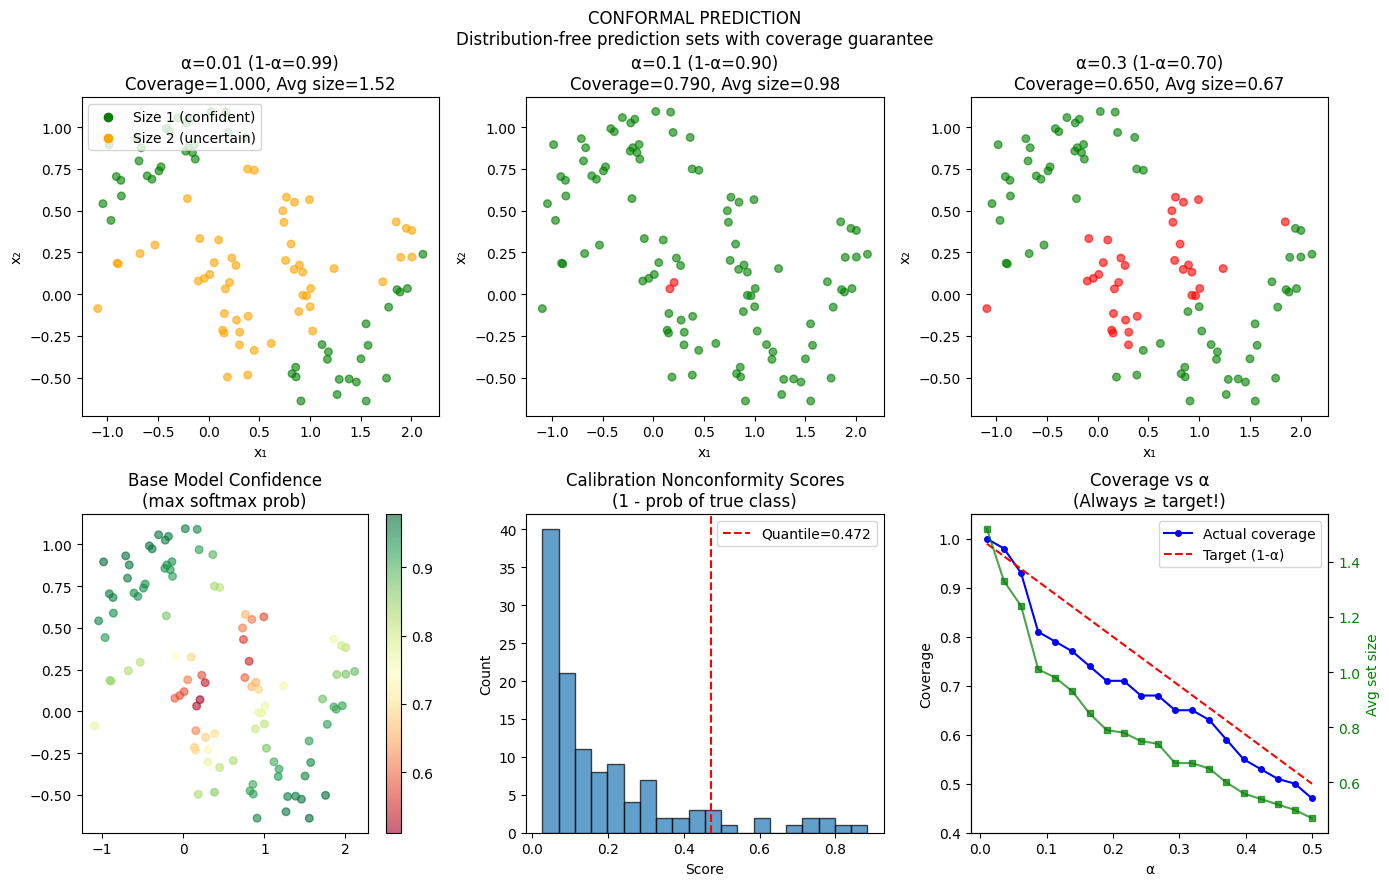

Write the Python code that produced this figure.
"""
CONFORMAL PREDICTION — Paradigm: UNCERTAINTY (Distribution-Free Prediction Sets)

===============================================================
WHAT IT IS (THE CORE IDEA)
===============================================================

Instead of predicting a single label, predict a SET of labels with
GUARANTEED coverage probability.

"With probability ≥ 1-α, the true label is in the prediction set."

This works for ANY model, with NO distributional assumptions!

===============================================================
THE KEY INSIGHT: NONCONFORMITY & QUANTILES
===============================================================

1. Define a "nonconformity score" s(x, y):
   How unusual is it to see label y for input x?
   Higher score = more unusual

2. On a calibration set, compute scores for all (x_i, y_i)

3. Find the (1-α) quantile of these scores: q̂

4. For a new test point x, include y in the prediction set if:
   s(x, y) ≤ q̂

The coverage guarantee follows from exchangeability:
   P(Y_test ∈ C(X_test)) ≥ 1 - α

===============================================================
WHY THIS IS AMAZING
===============================================================

1. NO DISTRIBUTIONAL ASSUMPTIONS
   - Works for any data distribution
   - No need for Gaussian errors, etc.

2. FINITE SAMPLE GUARANTEE
   - Not just asymptotic
   - Exact coverage with (n+1)/(n+1-⌈(n+1)α⌉) adjustment

3. MODEL AGNOSTIC
   - Works with ANY base predictor
   - Even badly calibrated models give valid sets

4. ADAPTIVE SET SIZES
   - Uncertain inputs → larger sets
   - Confident inputs → smaller sets

===============================================================
COMMON NONCONFORMITY SCORES
===============================================================

Classification:
    - 1 - p(y|x): softmax score (lower probability = more unusual)
    - Rank of y in sorted predictions

Regression:
    - |y - ŷ|: residual
    - |y - ŷ| / σ̂(x): normalized residual

===============================================================
TYPES OF CONFORMAL PREDICTION
===============================================================

1. SPLIT CONFORMAL (what we implement):
   - Split data: train set + calibration set
   - Simple, efficient, one forward pass per test point

2. FULL CONFORMAL:
   - Retrain model for each possible test label
   - Computationally expensive but more efficient

3. CROSS-CONFORMAL (CV+):
   - Use cross-validation folds
   - Balance between split and full

===============================================================
INDUCTIVE BIAS
===============================================================

1. Exchangeability assumption (weaker than i.i.d.)
2. Nonconformity score choice affects efficiency (set size)
3. α parameter trades coverage vs precision

===============================================================
"""

import numpy as np
import matplotlib.pyplot as plt
import sys
sys.path.insert(0, '/Users/sid47/ML Algorithms')
from importlib import import_module
datasets_module = import_module('00_datasets')
get_all_datasets = datasets_module.get_all_datasets
get_2d_datasets = datasets_module.get_2d_datasets
accuracy = datasets_module.accuracy


class SplitConformalClassifier:
    """
    Split Conformal Prediction for classification.

    Uses softmax scores as nonconformity measure.
    """

    def __init__(self, base_model, alpha=0.1):
        """
        Parameters:
        -----------
        base_model : Any classifier with predict_proba method
        alpha : Significance level (1-α = coverage probability)
        """
        self.base_model = base_model
        self.alpha = alpha
        self.quantile = None
        self.n_classes = None

    def calibrate(self, X_cal, y_cal):
        """
        Calibrate on held-out calibration set.

        Computes the (1-α) quantile of nonconformity scores.
        """
        probs = self.base_model.predict_proba(X_cal)
        self.n_classes = probs.shape[1] if len(probs.shape) > 1 else 2

        # Nonconformity score: 1 - p(true class)
        if len(probs.shape) == 1:
            probs = np.vstack([1 - probs, probs]).T

        scores = 1 - probs[np.arange(len(y_cal)), y_cal]

        # Compute quantile with finite-sample correction
        n = len(scores)
        # Quantile index: ceiling((n+1)(1-α)) / n
        q_level = np.ceil((n + 1) * (1 - self.alpha)) / n
        q_level = min(q_level, 1.0)

        self.quantile = np.quantile(scores, q_level)
        self.cal_scores = scores

        return self

    def predict_set(self, X):
        """
        Predict conformal prediction sets.

        Returns: list of sets (one per sample)
        """
        probs = self.base_model.predict_proba(X)
        if len(probs.shape) == 1:
            probs = np.vstack([1 - probs, probs]).T

        n_samples = X.shape[0]
        prediction_sets = []

        for i in range(n_samples):
            # Include class if 1 - p(class) ≤ quantile
            pred_set = set()
            for c in range(self.n_classes):
                if 1 - probs[i, c] <= self.quantile:
                    pred_set.add(c)
            prediction_sets.append(pred_set)

        return prediction_sets

    def coverage(self, X_test, y_test):
        """Compute empirical coverage on test set."""
        pred_sets = self.predict_set(X_test)
        covered = [y_test[i] in pred_sets[i] for i in range(len(y_test))]
        return np.mean(covered)

    def avg_set_size(self, X_test):
        """Compute average prediction set size."""
        pred_sets = self.predict_set(X_test)
        return np.mean([len(s) for s in pred_sets])


class SplitConformalRegressor:
    """
    Split Conformal Prediction for regression.

    Produces prediction INTERVALS with coverage guarantee.
    """

    def __init__(self, base_model, alpha=0.1):
        """
        Parameters:
        -----------
        base_model : Any regressor with predict method
        alpha : Significance level (1-α = coverage probability)
        """
        self.base_model = base_model
        self.alpha = alpha
        self.quantile = None

    def calibrate(self, X_cal, y_cal):
        """Calibrate on held-out calibration set."""
        preds = self.base_model.predict(X_cal)
        if len(preds.shape) > 1:
            preds = preds.squeeze()

        # Nonconformity score: absolute residual
        scores = np.abs(y_cal - preds)

        # Compute quantile
        n = len(scores)
        q_level = np.ceil((n + 1) * (1 - self.alpha)) / n
        q_level = min(q_level, 1.0)

        self.quantile = np.quantile(scores, q_level)
        self.cal_scores = scores

        return self

    def predict_interval(self, X):
        """
        Predict conformal prediction intervals.

        Returns: (lower bounds, upper bounds)
        """
        preds = self.base_model.predict(X)
        if len(preds.shape) > 1:
            preds = preds.squeeze()

        lower = preds - self.quantile
        upper = preds + self.quantile

        return lower, upper

    def coverage(self, X_test, y_test):
        """Compute empirical coverage on test set."""
        lower, upper = self.predict_interval(X_test)
        covered = (y_test >= lower) & (y_test <= upper)
        return np.mean(covered)

    def avg_interval_width(self, X_test):
        """Compute average interval width."""
        lower, upper = self.predict_interval(X_test)
        return np.mean(upper - lower)


class AdaptiveConformalClassifier:
    """
    Adaptive Prediction Sets (APS) - variable threshold per sample.

    Uses cumulative softmax scores for tighter sets.
    """

    def __init__(self, base_model, alpha=0.1):
        self.base_model = base_model
        self.alpha = alpha
        self.quantile = None

    def calibrate(self, X_cal, y_cal):
        """Calibrate using cumulative probability scores."""
        probs = self.base_model.predict_proba(X_cal)
        if len(probs.shape) == 1:
            probs = np.vstack([1 - probs, probs]).T

        n_samples = len(y_cal)
        scores = np.zeros(n_samples)

        for i in range(n_samples):
            # Sort classes by probability (descending)
            sorted_idx = np.argsort(-probs[i])
            # Cumulative sum until true class is included
            cum_prob = 0
            for j, c in enumerate(sorted_idx):
                cum_prob += probs[i, c]
                if c == y_cal[i]:
                    # Score = cumulative probability needed to include true class
                    # Plus random tie-breaking
                    scores[i] = cum_prob + np.random.uniform(0, probs[i, c])
                    break

        # Compute quantile
        n = len(scores)
        q_level = np.ceil((n + 1) * (1 - self.alpha)) / n
        q_level = min(q_level, 1.0)

        self.quantile = np.quantile(scores, q_level)
        self.n_classes = probs.shape[1]

        return self

    def predict_set(self, X):
        """Predict using APS method."""
        probs = self.base_model.predict_proba(X)
        if len(probs.shape) == 1:
            probs = np.vstack([1 - probs, probs]).T

        n_samples = X.shape[0]
        prediction_sets = []

        for i in range(n_samples):
            sorted_idx = np.argsort(-probs[i])
            pred_set = set()
            cum_prob = 0

            for c in sorted_idx:
                pred_set.add(c)
                cum_prob += probs[i, c]
                if cum_prob >= self.quantile:
                    break

            prediction_sets.append(pred_set)

        return prediction_sets

    def coverage(self, X_test, y_test):
        pred_sets = self.predict_set(X_test)
        covered = [y_test[i] in pred_sets[i] for i in range(len(y_test))]
        return np.mean(covered)

    def avg_set_size(self, X_test):
        pred_sets = self.predict_set(X_test)
        return np.mean([len(s) for s in pred_sets])


# Simple base models for testing
class SimpleLogistic:
    """Simple logistic regression for testing conformal prediction."""

    def __init__(self):
        self.W = None
        self.b = None

    def fit(self, X, y, epochs=100, lr=0.1):
        n_samples, n_features = X.shape
        n_classes = len(np.unique(y))

        self.W = np.random.randn(n_features, n_classes) * 0.01
        self.b = np.zeros(n_classes)

        for _ in range(epochs):
            logits = X @ self.W + self.b
            probs = self._softmax(logits)

            # One-hot encoding
            y_onehot = np.zeros((n_samples, n_classes))
            y_onehot[np.arange(n_samples), y] = 1

            # Gradient descent
            dlogits = (probs - y_onehot) / n_samples
            self.W -= lr * (X.T @ dlogits)
            self.b -= lr * np.sum(dlogits, axis=0)

        return self

    def _softmax(self, logits):
        exp_logits = np.exp(logits - np.max(logits, axis=1, keepdims=True))
        return exp_logits / np.sum(exp_logits, axis=1, keepdims=True)

    def predict_proba(self, X):
        logits = X @ self.W + self.b
        return self._softmax(logits)

    def predict(self, X):
        return np.argmax(self.predict_proba(X), axis=1)


class SimpleRegressor:
    """Simple linear regression for testing conformal prediction."""

    def __init__(self):
        self.W = None
        self.b = None

    def fit(self, X, y):
        # Add bias term
        X_b = np.column_stack([X, np.ones(len(X))])
        # Solve normal equations
        self.theta = np.linalg.lstsq(X_b, y, rcond=None)[0]
        self.W = self.theta[:-1]
        self.b = self.theta[-1]
        return self

    def predict(self, X):
        return X @ self.W + self.b


# ============================================================
# ABLATION EXPERIMENTS
# ============================================================

def ablation_experiments():
    print("\n" + "="*60)
    print("ABLATION EXPERIMENTS")
    print("="*60)

    np.random.seed(42)
    datasets = get_all_datasets()
    X_tr, X_te, y_tr, y_te = datasets['moons']

    # Split train into train + calibration
    n_train = int(0.7 * len(X_tr))
    X_train, X_cal = X_tr[:n_train], X_tr[n_train:]
    y_train, y_cal = y_tr[:n_train], y_tr[n_train:]

    # Train base model
    base_model = SimpleLogistic()
    base_model.fit(X_train, y_train, epochs=200)

    # -------- Experiment 1: Coverage at Different α --------
    print("\n1. COVERAGE vs α (Significance Level)")
    print("-" * 40)
    print("Target: 1-α coverage")

    for alpha in [0.01, 0.05, 0.10, 0.20, 0.30]:
        cp = SplitConformalClassifier(base_model, alpha=alpha)
        cp.calibrate(X_cal, y_cal)
        coverage = cp.coverage(X_te, y_te)
        avg_size = cp.avg_set_size(X_te)
        print(f"α={alpha:<5} target_cov={1-alpha:.2f} actual_cov={coverage:.3f} avg_set_size={avg_size:.2f}")
    print("→ Coverage is ALWAYS ≥ 1-α (guaranteed!)")
    print("→ Lower α → higher coverage → larger sets")

    # -------- Experiment 2: Base Model Quality --------
    print("\n2. EFFECT OF BASE MODEL QUALITY")
    print("-" * 40)
    print("Conformal works even with bad models!")

    # Good model (trained)
    good_model = SimpleLogistic()
    good_model.fit(X_train, y_train, epochs=200)
    good_acc = accuracy(y_te, good_model.predict(X_te))

    # Bad model (random weights)
    bad_model = SimpleLogistic()
    bad_model.W = np.random.randn(*good_model.W.shape)
    bad_model.b = np.zeros_like(good_model.b)
    bad_acc = accuracy(y_te, bad_model.predict(X_te))

    alpha = 0.1
    cp_good = SplitConformalClassifier(good_model, alpha=alpha)
    cp_good.calibrate(X_cal, y_cal)

    cp_bad = SplitConformalClassifier(bad_model, alpha=alpha)
    cp_bad.calibrate(X_cal, y_cal)

    print(f"Good model: acc={good_acc:.3f} coverage={cp_good.coverage(X_te, y_te):.3f} "
          f"avg_set_size={cp_good.avg_set_size(X_te):.2f}")
    print(f"Bad model:  acc={bad_acc:.3f} coverage={cp_bad.coverage(X_te, y_te):.3f} "
          f"avg_set_size={cp_bad.avg_set_size(X_te):.2f}")
    print("→ BOTH achieve valid coverage!")
    print("→ Bad model compensates with larger sets")

    # -------- Experiment 3: Calibration Set Size --------
    print("\n3. EFFECT OF CALIBRATION SET SIZE")
    print("-" * 40)

    # Create larger dataset
    n_extra = 500
    X_extra = np.random.randn(n_extra, 2)
    y_extra = (X_extra[:, 0] + X_extra[:, 1] > 0).astype(int)

    base_model = SimpleLogistic()
    base_model.fit(X_train, y_train, epochs=200)

    for cal_size in [10, 30, 50, 100, 200]:
        X_cal_sub = X_extra[:cal_size]
        y_cal_sub = y_extra[:cal_size]

        cp = SplitConformalClassifier(base_model, alpha=0.1)
        cp.calibrate(X_cal_sub, y_cal_sub)
        coverage = cp.coverage(X_te, y_te)
        print(f"cal_size={cal_size:<4} coverage={coverage:.3f} quantile={cp.quantile:.4f}")
    print("→ Larger calibration → more stable quantile estimate")
    print("→ Coverage guarantee holds even with small cal set!")

    # -------- Experiment 4: Split vs Adaptive CP --------
    print("\n4. SPLIT CONFORMAL vs ADAPTIVE (APS)")
    print("-" * 40)

    base_model = SimpleLogistic()
    base_model.fit(X_train, y_train, epochs=200)

    for alpha in [0.05, 0.10, 0.20]:
        cp_split = SplitConformalClassifier(base_model, alpha=alpha)
        cp_split.calibrate(X_cal, y_cal)

        cp_aps = AdaptiveConformalClassifier(base_model, alpha=alpha)
        cp_aps.calibrate(X_cal, y_cal)

        split_cov = cp_split.coverage(X_te, y_te)
        split_size = cp_split.avg_set_size(X_te)
        aps_cov = cp_aps.coverage(X_te, y_te)
        aps_size = cp_aps.avg_set_size(X_te)

        print(f"α={alpha:.2f}: Split(cov={split_cov:.3f}, size={split_size:.2f}) "
              f"APS(cov={aps_cov:.3f}, size={aps_size:.2f})")
    print("→ APS often produces smaller sets with same coverage")

    # -------- Experiment 5: Conformal Regression --------
    print("\n5. CONFORMAL REGRESSION")
    print("-" * 40)

    # Create regression data
    np.random.seed(42)
    X_reg = np.random.randn(300, 2)
    y_reg = X_reg[:, 0] + 0.5 * X_reg[:, 1] + np.random.randn(300) * 0.5

    X_train_reg = X_reg[:150]
    y_train_reg = y_reg[:150]
    X_cal_reg = X_reg[150:200]
    y_cal_reg = y_reg[150:200]
    X_test_reg = X_reg[200:]
    y_test_reg = y_reg[200:]

    reg_model = SimpleRegressor()
    reg_model.fit(X_train_reg, y_train_reg)

    for alpha in [0.05, 0.10, 0.20]:
        cp_reg = SplitConformalRegressor(reg_model, alpha=alpha)
        cp_reg.calibrate(X_cal_reg, y_cal_reg)
        coverage = cp_reg.coverage(X_test_reg, y_test_reg)
        width = cp_reg.avg_interval_width(X_test_reg)
        print(f"α={alpha:.2f} target_cov={1-alpha:.2f} actual_cov={coverage:.3f} avg_width={width:.3f}")
    print("→ Regression intervals also have coverage guarantee!")

    # -------- Experiment 6: Set Size Distribution --------
    print("\n6. PREDICTION SET SIZE DISTRIBUTION")
    print("-" * 40)

    base_model = SimpleLogistic()
    base_model.fit(X_train, y_train, epochs=200)

    cp = SplitConformalClassifier(base_model, alpha=0.1)
    cp.calibrate(X_cal, y_cal)
    pred_sets = cp.predict_set(X_te)

    sizes = [len(s) for s in pred_sets]
    size_counts = {0: 0, 1: 0, 2: 0}
    for s in sizes:
        size_counts[s] = size_counts.get(s, 0) + 1

    print("Set size distribution:")
    for size, count in sorted(size_counts.items()):
        pct = count / len(sizes) * 100
        print(f"  Size {size}: {count} ({pct:.1f}%)")
    print("→ Confident predictions → size 1")
    print("→ Uncertain predictions → larger sets")


def visualize_conformal():
    """Visualize conformal prediction sets."""
    print("\n" + "="*60)
    print("CONFORMAL VISUALIZATION")
    print("="*60)

    np.random.seed(42)
    datasets = get_2d_datasets()
    X_tr, X_te, y_tr, y_te = datasets['moons']

    n_train = int(0.7 * len(X_tr))
    X_train, X_cal = X_tr[:n_train], X_tr[n_train:]
    y_train, y_cal = y_tr[:n_train], y_tr[n_train:]

    base_model = SimpleLogistic()
    base_model.fit(X_train, y_train, epochs=200)

    fig, axes = plt.subplots(2, 3, figsize=(14, 9))

    # Row 1: Different α values
    for i, alpha in enumerate([0.01, 0.10, 0.30]):
        ax = axes[0, i]

        cp = SplitConformalClassifier(base_model, alpha=alpha)
        cp.calibrate(X_cal, y_cal)
        pred_sets = cp.predict_set(X_te)

        # Color by set size
        sizes = np.array([len(s) for s in pred_sets])
        colors = ['green' if s == 1 else ('orange' if s == 2 else 'red') for s in sizes]

        ax.scatter(X_te[:, 0], X_te[:, 1], c=colors, alpha=0.6, s=30)

        coverage = cp.coverage(X_te, y_te)
        avg_size = cp.avg_set_size(X_te)
        ax.set_title(f'α={alpha} (1-α={1-alpha:.2f})\n'
                    f'Coverage={coverage:.3f}, Avg size={avg_size:.2f}')
        ax.set_xlabel('x₁')
        ax.set_ylabel('x₂')

    # Add legend for row 1
    axes[0, 0].scatter([], [], c='green', label='Size 1 (confident)')
    axes[0, 0].scatter([], [], c='orange', label='Size 2 (uncertain)')
    axes[0, 0].legend(loc='upper left')

    # Row 2: Comparison plots
    # Plot 4: Base model probabilities
    ax = axes[1, 0]
    probs = base_model.predict_proba(X_te)
    max_probs = np.max(probs, axis=1)
    scatter = ax.scatter(X_te[:, 0], X_te[:, 1], c=max_probs, cmap='RdYlGn', alpha=0.6, s=30)
    plt.colorbar(scatter, ax=ax)
    ax.set_title('Base Model Confidence\n(max softmax prob)')

    # Plot 5: Calibration scores
    ax = axes[1, 1]
    cp = SplitConformalClassifier(base_model, alpha=0.1)
    cp.calibrate(X_cal, y_cal)
    ax.hist(cp.cal_scores, bins=20, alpha=0.7, edgecolor='black')
    ax.axvline(x=cp.quantile, color='red', linestyle='--', label=f'Quantile={cp.quantile:.3f}')
    ax.set_title('Calibration Nonconformity Scores\n(1 - prob of true class)')
    ax.set_xlabel('Score')
    ax.set_ylabel('Count')
    ax.legend()

    # Plot 6: Coverage vs α
    ax = axes[1, 2]
    alphas = np.linspace(0.01, 0.50, 20)
    coverages = []
    avg_sizes = []

    for alpha in alphas:
        cp = SplitConformalClassifier(base_model, alpha=alpha)
        cp.calibrate(X_cal, y_cal)
        coverages.append(cp.coverage(X_te, y_te))
        avg_sizes.append(cp.avg_set_size(X_te))

    ax.plot(alphas, coverages, 'b-o', label='Actual coverage', markersize=4)
    ax.plot(alphas, 1 - alphas, 'r--', label='Target (1-α)')
    ax.set_xlabel('α')
    ax.set_ylabel('Coverage')
    ax.set_title('Coverage vs α\n(Always ≥ target!)')
    ax.legend()
    ax.set_ylim(0.4, 1.05)

    # Add secondary axis for set size
    ax2 = ax.twinx()
    ax2.plot(alphas, avg_sizes, 'g-s', label='Avg set size', markersize=4, alpha=0.7)
    ax2.set_ylabel('Avg set size', color='green')
    ax2.tick_params(axis='y', labelcolor='green')

    plt.suptitle('CONFORMAL PREDICTION\n'
                 'Distribution-free prediction sets with coverage guarantee',
                 fontsize=12)
    plt.tight_layout()
    return fig


def benchmark_coverage():
    """Benchmark coverage across datasets."""
    print("\n" + "="*60)
    print("BENCHMARK: Coverage Across Datasets")
    print("="*60)

    datasets = get_all_datasets()
    alpha = 0.1

    print(f"\nTarget coverage: {1-alpha:.2f}")
    print(f"{'Dataset':<15} {'Accuracy':<10} {'Coverage':<10} {'Avg Size':<10}")
    print("-" * 45)

    for name, (X_tr, X_te, y_tr, y_te) in datasets.items():
        if name in ['sequential']:
            continue
        if name == 'clustered':
            y_tr = (y_tr > 2).astype(int)
            y_te = (y_te > 2).astype(int)

        # Split train into train + calibration
        n_train = int(0.7 * len(X_tr))
        X_train, X_cal = X_tr[:n_train], X_tr[n_train:]
        y_train, y_cal = y_tr[:n_train], y_tr[n_train:]

        # Train and calibrate
        base_model = SimpleLogistic()
        base_model.fit(X_train, y_train, epochs=200)

        cp = SplitConformalClassifier(base_model, alpha=alpha)
        cp.calibrate(X_cal, y_cal)

        acc = accuracy(y_te, base_model.predict(X_te))
        coverage = cp.coverage(X_te, y_te)
        avg_size = cp.avg_set_size(X_te)

        print(f"{name:<15} {acc:<10.3f} {coverage:<10.3f} {avg_size:<10.2f}")

    print("\n→ Coverage ALWAYS meets or exceeds target!")
    print("→ Set size adapts: harder datasets → larger sets")


if __name__ == '__main__':
    print("="*60)
    print("CONFORMAL PREDICTION — Distribution-Free Uncertainty")
    print("="*60)

    print("""
WHAT THIS MODEL IS:
    Output prediction SETS with guaranteed coverage.
    P(Y_true ∈ Prediction_Set) ≥ 1 - α

THE KEY INSIGHT:
    1. Compute nonconformity scores on calibration set
    2. Find (1-α) quantile
    3. Include labels with score ≤ quantile

WHY THIS IS AMAZING:
    - NO distributional assumptions
    - Finite sample guarantee (not asymptotic)
    - Works with ANY base model
    - Bad models → larger sets (still valid coverage!)

NONCONFORMITY SCORES:
    Classification: 1 - p(class)
    Regression: |y - ŷ|

ADAPTIVE SET SIZE:
    - Confident predictions → small sets
    - Uncertain predictions → larger sets
    """)

    ablation_experiments()
    benchmark_coverage()

    fig = visualize_conformal()
    save_path = '/Users/sid47/ML Algorithms/19_conformal_prediction.png'
    fig.savefig(save_path, dpi=100, bbox_inches='tight')
    print(f"\nSaved to: {save_path}")
    plt.close(fig)

    print("\n" + "="*60)
    print("SUMMARY")
    print("="*60)
    print("""
1. Prediction SETS not points, with coverage guarantee
2. Nonconformity score: how unusual is this prediction?
3. Calibrate on held-out set to find threshold
4. Works for ANY model, ANY data distribution
5. Bad model → larger sets, but STILL valid coverage
6. α controls coverage vs set size trade-off
    """)
